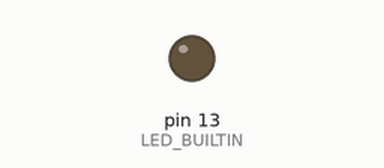
This sketch was run on a simulated Arduino Uno, built with avr-gcc and run on an emulated ATmega328P. On the bench: output pins drawn as LEDs (lit = HIGH).

Above: at 1.0 s.
At 39.6 s:
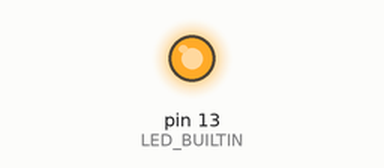
Timing chart, 0 to 40.0 s (numbered marks = the images above):
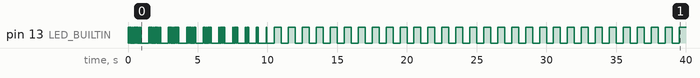

The sketch:

sketch_mar04a.ino
```cpp
void setup() {
  // put your setup code here, to run once:
  pinMode(LED_BUILTIN, OUTPUT);
}

void flash(int times, int wait)
{
  for(int i = 0; i <= times; i++){
    digitalWrite(LED_BUILTIN, HIGH); delay(wait);
    digitalWrite(LED_BUILTIN, LOW);  delay(wait);
  }
}

void loop() {
  // put your main code here, to run repeatedly:
  for(int i = 9; i >= 0; i--){
    flash(i, 50);
    delay(500);
  }

  while(true){
    flash(1, 500);
  }
}
```
